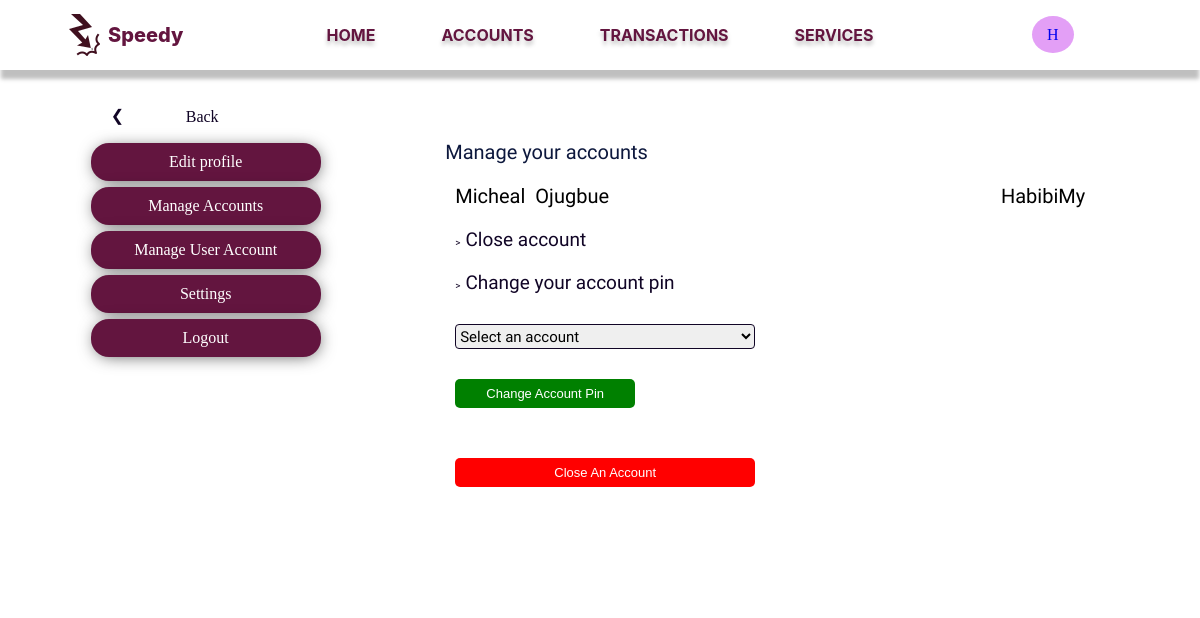
The app's page /HabibiMy/profile/manage_accounts (signed in) with its own data.
### app/models.py (models this page shows, shortened)
class Customer(db.Model):
  id = db.Column(db.Integer, primary_key=True)
  user_id = db.Column(db.Integer,db.ForeignKey('user.id'))
  first_name = db.Column(db.String(140))
  last_name = db.Column(db.String(140))
  email = db.Column(db.String(120), index=True, unique=True)
  phone_number = db.Column(db.String(204), unique=True)
  username = db.Column(db.String(200))
  address = db.relationship('Address', backref='customer', lazy='dynamic')
  dob = db.Column(db.DateTime)
  date_created= db.Column(db.DateTime, default=datetime.utcnow)
  bank_name = db.Column(db.String(240), default="Speedy")
  accounts = db.relationship('Account', backref='customer', lazy='dynamic')

### app/routes.py (the view)
@app.route('/<username>/profile/manage_accounts', methods=['POST', 'GET'])
@login_required
def manage_accounts(username):
    customer: Customer = Customer.query.filter_by(user_id=current_user.id).first()
    if username != customer.username:
        return redirect(url_for('user_home', username=customer.username))
    accounts = customer.accounts
    form = VerifyPin()
    if form.is_submitted():
        if form.validate():
            return redirect(url_for('new_password', username=customer.username, id=request.args.get('id')))
        else:
            flash('Wrong Pin')
    return render_template('manage_account.html', username=customer.username, accounts=accounts, customer=customer, form=form)

### app/forms.py (shortened to what this page needs)
class VerifyPin(FlaskForm):
    pin = PasswordField('Input Pin', validators=[DataRequired(), Length(min=4, max=4)])
    verify = SubmitField('Verify')

### app/models.py (called while the page is built)
@login.user_loader
def load_user(id):
  return User.query.get(int(id))

### app/templates/manage_account.html (shortened to what this page needs)
{% extends 'user_profile_base.html' %}
{% block content %}
<div id="manage">
    <p id="title">Manage your accounts</p>
    <div id="account_title">
        <div id="name">
            <p>{{customer.first_name}}</p>
            <p>{{customer.last_name}}</p>
        </div>
        <p>{{ customer.username}}</p>
    </div>
    <div class="delete tab">
        <p><span>&#62;</span>Close account</p>
    </div>
    <div class="change tab">
        <p><span>&#62;</span>Change your account pin</p>
    </div>
    <div id="manage_account">
        <select id="select_account">
            <option value="0" default>Select an account</option>
        </select>
    </div>
    <div class="acc_buttons">
        <button>Change Account Pin</button>
        <button href="{{url_for('close_account', username=username)}}">Close An Account</button>
</div>
{% endblock %}

### app/templates/nav-bar.html (shortened to what this page needs)
<!DOCTYPE html>
<html lang="en">
<head>
  <link rel="stylesheet" href="{{ url_for('static', filename='styles/nav-bar.css') }}">
</head>
<body>
  <div class="nav-bar">
    <div class="logo">
      <img src="{{ url_for('static', filename='images/logo.png') }}" alt="">
      <a href="">Speedy</a>
    </div>
    <div class="links">
      <a href="{{ url_for('user_home', username=customer.username)}}">HOME</a>
      <a href="{{ url_for('accounts', username=customer.username)}}">ACCOUNTS</a>
      <a href="{{ url_for('transactions', username=customer.username )}}">TRANSACTIONS</a>
      <a href="{{ url_for('services', username=customer.username) }}">SERVICES</a>
    </div>
    <div class="profile" title="View your profile">
      <a href="{{ url_for('profile', username=customer.username)}}">{{ customer.username[0] }}</a>
    </div>
  </div>
</body>
</html>

### app/static/styles/user_profile.css (style rules this page uses)
* { margin: 0; padding: 0; box-sizing: border-box; }
#title { font-family: 'Iceberg'; font-size: 20px; padding: 10px; color: rgb(13, 24, 61); margin-bottom: 10px; }
#manage { width: 700px; margin: 0px auto; height: 30em; padding: 20px; overflow-y: scroll; background-color: white; }
#manage div { margin-left: 10px; }
#account_title { display: flex; margin: 10px; justify-content: space-between; font-size: 20px; font-family: 'Cherry Bomb One'; }
#name { display: flex; }
#name p { margin-right: 10px; }
.tab p:first-child { padding: 10px; color: #110526; font-family: 'Marvel'; font-size: 19px; width: fit-content; }
.tab p:first-child span { margin-right: 5px; font-family: 'Bagel Fat One'; font-size: 10px; }
#manage_account { padding: 20px 0px 20px 10px; font-family: 'Cherry Bomb One'; }
#manage_account select { width: 300px; height: 25px; font-size: 15px; outline: none; border: 1px solid #110526; border-radius: 4px; font-family: 'Cherry Bomb One'; }
.acc_buttons { padding: 10px; width: 200px; display: flex; flex-direction: column; }
.acc_buttons button { padding: 7px; border-radius: 5px; font-size: 13px; border: none; margin-bottom: 30px; }
.acc_buttons button:first-child { background-color: green; color: white; }
.acc_buttons button:last-child { background-color: red; color: white; margin-top: 20px; width: 300px; }

### app/static/styles/nav-bar.css (style rules this page uses)
* { padding: 0; margin: 0; box-sizing: border-box; }
.nav-bar { min-width: 1015px; display: flex; justify-content: space-between; padding: 0 10%; height: 70px; align-items: center; background: #FFF; box-shadow: 0px 10px 4px -1px rgba(0, 0, 0, 0.25); }
.logo { width: 10%; display: flex; align-items: center; }
.logo a { color: #63153F; text-align: center; text-decoration: none; font-family: Inter; font-size: 20px; font-weight: 800; }
.links a { color: #63153F; padding: 0 33px; text-decoration: none; font-family: Inter; font-size: 16px; font-weight: 700; text-shadow: 0px 4px 4px rgba(0, 0, 0, 0.25); }
.profile a { padding: 10px 15px; background: #E39FF6; border-radius: 50%; text-decoration: none; }
.links { width: 30%; display: flex; justify-content: center; }
.profile { width: 10%; }
@media screen and (max-width: 1200px) { .nav-bar { padding: 0 5%; } }

### records on screen
Customer: username "H", first_name "Micheal", last_name "Ojugbue", username "HabibiMy"
